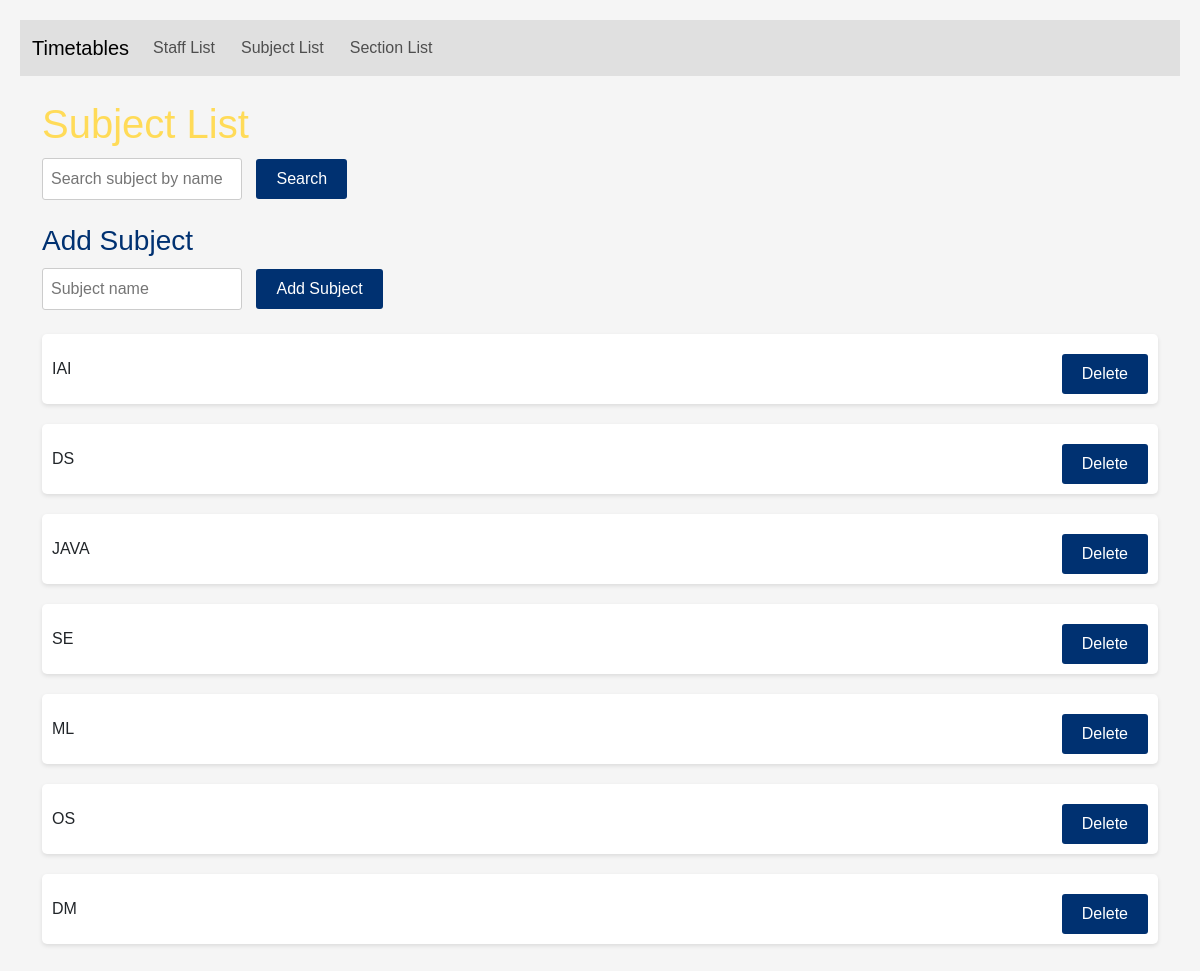
Screenshot of /subject_list/ with the database file from the repository.
### ftmf/models.py (models this page shows, shortened)
class Subject(models.Model):
    name = models.CharField(max_length=100)

### ftmf/views.py (the view)
# urls.py: path('subject_list/', views.subject_list, name='subject_list'),
def subject_list(request):
    query = request.GET.get('query')
    if query:
        subject_list = Subject.objects.filter(name__icontains=query)
    else:
        subject_list = Subject.objects.all()
    context = {
        'subjects': subject_list,
        'query': query,
    }
    return render(request, 'subject_list.html', context)

### ftmf/templates/subject_list.html (shortened to what this page needs)
{% extends "base.html" %}
{% block content %}
<h1>Subject List</h1>
<form method="GET" action="">
    <input type="text" name="query" placeholder="Search subject by name">
    <button type="submit">Search</button>
</form>
<br>
<h3>Add Subject</h3>
<form action="{% url 'create_subject' %}" method="post">
    <input type="text" name="subject_name" placeholder="Subject name">
    <button type="submit">Add Subject</button>
</form>
<br>
<ul>
    {% for subject in subjects %}
    <li class="item">
        <span class="info">{{ subject.name }}</span>
        <form class="delete-form" action="{% url 'delete_subject' %}" method="post" style="display:inline;">
            <button type="submit" class="delete-button">Delete</button>
        </form>
    </li>
    {% endfor %}
</ul>
{% endblock %}

### ftmf/templates/base.html (style rules this page uses)
body { font-family: Arial, sans-serif; background-color: #f5f5f5; margin: 0; padding: 20px; }
h1 { color: #ffdb58; }
ul { list-style-type: none; padding: 0; }
h3 { margin: 0; color: #003171; }
form { margin-top: 10px; }
input[type="text"] { padding: 8px; border: 1px solid #ccc; border-radius: 3px; margin-right: 10px; width: 200px; }
button[type="submit"] { padding: 8px 20px; background-color: #003171; color: #ffffff; border: none; border-radius: 3px; cursor: pointer; transition: background-color 0.3s ease; }
.item { margin-bottom: 20px; padding: 10px; background-color: #ffffff; border-radius: 5px; box-shadow: 0 2px 4px rgba(0, 0, 0, 0.1); display: flex; justify-content: space-between; align-items: center; }
.info { flex: 1; }

### rows the page displays
Subject: name "IAI"
Subject: name "DS"
Subject: name "JAVA"
Subject: name "SE"
Subject: name "ML"
Subject: name "OS"
Subject: name "DM"
